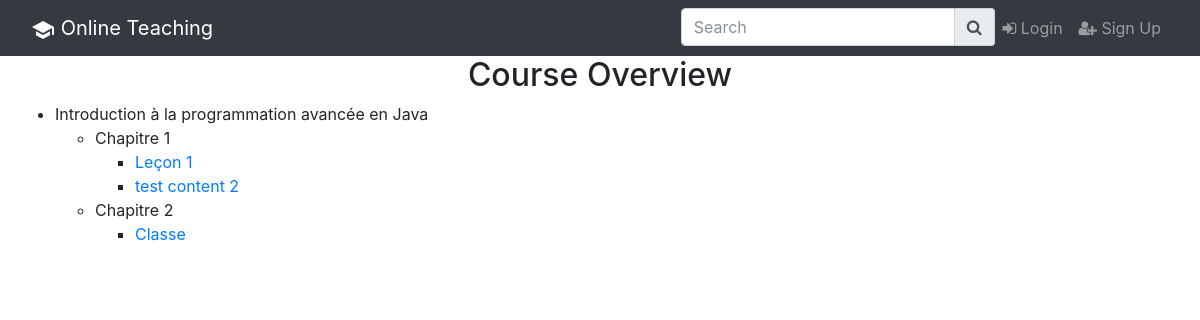
The app's page /courseOverview.php?id=1 with its own data.
### tables this page shows
CREATE TABLE `course` (
  `pk_course_id` int(11) NOT NULL,
  `course_name` varchar(100) DEFAULT NULL,
  `fk_language_id` int(11) NOT NULL,
  `fk_subCategory_id` int(11) NOT NULL,
  `fk_member_id` int(11) NOT NULL
);

CREATE TABLE `subject` (
  `pk_subject_id` int(11) NOT NULL,
  `subject_name` varchar(45) DEFAULT NULL,
  `fk_course_id` int(11) NOT NULL
);

CREATE TABLE `content` (
  `pk_content_id` int(11) NOT NULL,
  `content_name` varchar(45) DEFAULT NULL,
  `content_text` text,
  `fk_subject_id` int(11) NOT NULL,
  `fk_quiz_id` int(11) DEFAULT NULL
);

### Buisness/Course.cls.php (called while the page is built, shortened)
<?php
class Course
{
    private $id;
    private $name;
    public function getId()
    {
        return $this->id;
    }
    public function getName()
    {
        return $this->name;
    }
    public function setId($id)
    {
        $this->id = $id;
    }
    public function setName($name)
    {
        $this->name = $name;
    }
    function __construct($id = NULL, $name = NULL, $languageId = NULL, $subCategoryId = NULL , $memberId = NULL){
        $this->id = $id;
        $this->name = $name;
    }
    function findById($connectionId){
        foreach($connectionId->query("select * from course where pk_course_id = $this->id") as $row){
            $course = new Course();
            $course->setId($row["pk_course_id"]);
            $course->setName($row["course_name"]);
            $course->setLanguageId($row["fk_language_id"]);
            $course->setSubCategoryId($row["fk_subCategory_id"]);
            $course->setMemberId($row["fk_member_id"]);
            return $course;
        }
    }
}
?>

### Buisness/Subject.cls.php (called while the page is built, shortened)
<?php
class Subject
{
    private $id;
    private $name;
    private $courseId;
    public function getId()
    {
        return $this->id;
    }
    public function getName()
    {
        return $this->name;
    }
    public function getCourseId()
    {
        return $this->courseId;
    }
    public function setId($id)
    {
        $this->id = $id;
    }
    public function setName($name)
    {
        $this->name = $name;
    }
    public function setCourseId($courseId)
    {
        $this->courseId = $courseId;
    }
    function __construct($id=NULL,$name=NULL,$courseId=NULL){
        $this->id = $id;
        $this->name = $name;
        $this->courseId = $courseId;
    }
    function findAll($connectionId){
        $idx=0;
        foreach($connectionId->query("select * from subject") as $row){
            $subject = new Subject();
            $subject->setId($row["pk_subject_id"]);
            $subject->setName($row["subject_name"]);
            $subject->setCourseId($row["fk_course_id"]);
            $arr[$idx++] = $subject;
        }
        return $arr;
    }
}
?>

### Buisness/Content.cls.php (called while the page is built, shortened)
<?php
class Content
{
    private $id;
    private $name;
    private $subjectId;
    public function getId()
    {
        return $this->id;
    }
    public function getName()
    {
        return $this->name;
    }
    public function getSubjectId()
    {
        return $this->subjectId;
    }
    public function setId($id)
    {
        $this->id = $id;
    }
    public function setName($name)
    {
        $this->name = $name;
    }
    public function setSubjectId($subjectId)
    {
        $this->subjectId = $subjectId;
    }
    function __construct($id = NULL, $name  = NULL , $text = NULL , $subjectId = NULL, $quizId = NULL){
       $this->id = $id;
       $this->name = $name;
       $this->subjectId = $subjectId;
    }
    function findAll($connectionId){
        $idx=0;
        foreach($connectionId->query("select * from content") as $row){
            $content = new Content();
            $content->setId($row["pk_content_id"]);
            $content->setName($row["content_name"]);
            $content->setText($row["content_text"]);
            $content->setSubjectId($row["fk_subject_id"]);
            $content->setQuizId($row["fk_quiz_id"]);
            $arr[$idx++] = $content;
        }
        return $arr;
    }
}
?>

### courseOverview.php (the view)
<?php include "navbar.php"; ?>
<?php
    require_once 'Buisness/dbConfig.php';
    require_once 'Buisness/Course.cls.php';
    require_once 'Buisness/Subject.cls.php';
    require_once 'Buisness/Content.cls.php';
?>
	<div class="container-fluid">
		<div class="row">
			<div class="col-sm-12 text-center">
				<div>
					<h2>Course Overview</h2>
				</div>
			</div>
		</div>
		<div class="row">
			<div class="col-sm-12">
				<ul>
				<?php
				    $course = new Course();
				    $course->setId($_GET["id"]);
				    $course = $course->findById($connectionId);
				    echo "<li>".$course->getName();
				    $subject = new Subject();
				    $subjects = $subject->findAll($connectionId);
				    $content = new Content();
				    $contents = $content->findAll($connectionId);
				    echo "<ul>";
				    foreach ($subjects as $subjectElement){
				        if($subjectElement->getCourseId() == $course->getId()){
				            echo "<li>" .$subjectElement->getName();
				            echo "<ul>";
				            foreach ($contents as $contentElement){
				                if($contentElement->getSubjectId() == $subjectElement->getId()){
				                    echo "<li>";
				                    echo "<a href='contentViewer.php?contentId=".$contentElement->getId()."'>".$contentElement->getName()."</a>";
				                    echo "</li>";
				                }
				            }
				            echo "</ul>";
				            echo "</li>";
				        }
				    }
				    echo "</ul>";
				    echo "</li>";
				?>
				</ul>
			</div>
		</div>
	</div>

### records on screen
course: course_name "Introduction à la programmation avancée en Java"
subject: subject_name "Chapitre 1"
content: content_name "Leçon 1"
content: content_name "test content 2"
subject: subject_name "Chapitre 2"
content: content_name "Classe"
